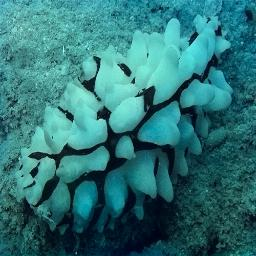
#> input picture RSGUnet_proj/dataset/EUVP/Paired-20250414T045314Z-001/Paired/underwater_dark/trainA/264454_n01950731_15796.JPEG, 256 x 256 px; its folder holds only this picture in this run
$ python dataset_analysis.py
#> lines starting #> are read from the running program, lines starting #| are printed output that depends on the picture
# dataset_analysis.py

import os
from PIL import Image
import numpy as np
import pandas as pd


def collect_image_stats(root_dirs):
    records = []
    for root in root_dirs:
        for dirpath, _, filenames in os.walk(root):
            for fname in filenames:
                if fname.lower().endswith(('.jpg','.jpeg','.png')):
                    path = os.path.join(dirpath, fname)
                    try:
                        with Image.open(path) as img:
#> img is the input picture: PIL image 256x256 RGB; mean R, G, B 46.1, 116.7, 119.1
                            w, h = img.size
#> w = 256; h = 256
                    except Exception as e:
                        print(f"无法打开 {path}：{e}")
                        continue
                    records.append({
                        'path': path,
                        'width': w,
                        'height': h,
                        'ratio': w / h
                    })
    return pd.DataFrame.from_records(records)


if __name__ == "__main__":
    # 请根据你的目录结构修改下面的路径列表
    paired_dirs = [
        r"D:\PycharmProjects\imageEnhance\RSGUnet_proj\dataset\EUVP\Paired-20250414T045314Z-001\Paired\underwater_dark\trainA",
        r"D:\PycharmProjects\imageEnhance\RSGUnet_proj\dataset\EUVP\Paired-20250414T045314Z-001\Paired\underwater_dark\trainB",
        r"D:\PycharmProjects\imageEnhance\RSGUnet_proj\dataset\EUVP\Paired-20250414T045314Z-001\Paired\underwater_dark\validation",
        r"D:\PycharmProjects\imageEnhance\RSGUnet_proj\dataset\EUVP\Paired-20250414T045314Z-001\Paired\underwater_imagenet\trainA",
        # … 以后再加上其他子集路径
    ]

    df = collect_image_stats(paired_dirs)
    # 汇总统计
    summary = {
        'width_min': df['width'].min(),
        'width_max': df['width'].max(),
        'width_mean': df['width'].mean(),
        'height_min': df['height'].min(),
        'height_max': df['height'].max(),
        'height_mean': df['height'].mean(),
        'ratio_min': df['ratio'].min(),
        'ratio_max': df['ratio'].max(),
        'ratio_mean': df['ratio'].mean(),
        'num_images': len(df)
    }
    print("=== 分辨率统计 ===")
    for k, v in summary.items():
        print(f"{k}: {v:.2f}" if isinstance(v, float) else f"{k}: {v}")
    # 可视化长宽比分布（可选）
    try:
        import matplotlib.pyplot as plt
        plt.hist(df['ratio'], bins=50)
        plt.title("Aspect Ratio Distribution")
        plt.xlabel("width/height")
        plt.ylabel("count")
        plt.show()
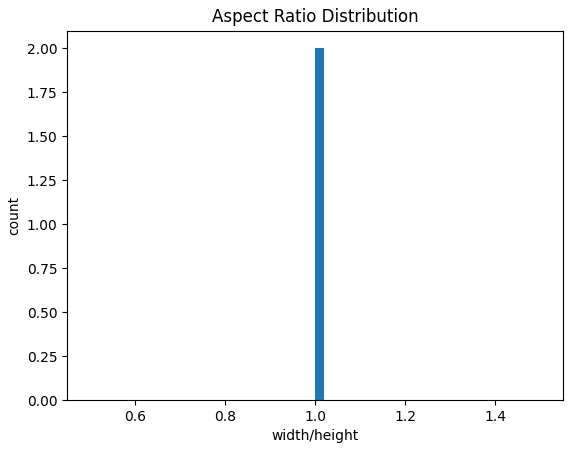
#> figure drawn by matplotlib, 1 panel; tallest bar 2 high, from x = 1 to 1.02
    except ImportError:
        pass
